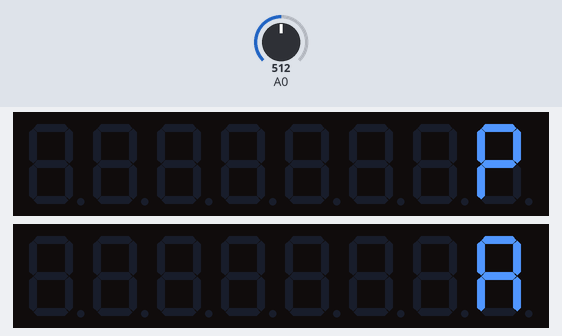
The sketch below on a simulated Arduino Uno, built with avr-gcc and run on an emulated ATmega328P. On the bench: 2 × 8-digit seven-segment display. Inputs (shaded band) come from the test bench; at power-on: A0 = 512. What the sketch prints to the serial monitor is not drawn.

Above: at 1.2 s.
1.3 s: A0 set to 0
4.3 s: A0 set to 18
7.3 s: A0 set to 0
Timing chart, 0 to 10.3 s (numbered marks = the images above; inputs shaded):
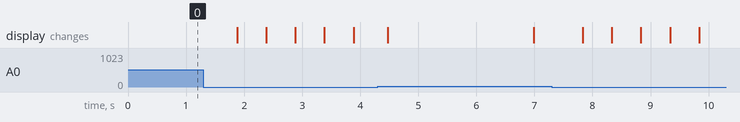

The sketch:

project1.ino
```cpp
#include "LedControl.h"

LedControl lc1 = LedControl(12,11,10,1);
LedControl lc2 = LedControl(9,7,8,1);
char num_vec[5] = {'a', 'p', ' ', '_', '-'};
float peso;
int teste, cont, total;

const int mapa_analog[4][4] = {
  {876,720,599,525},
  {441,398,358,330},
  {316,294,271,255},
  {240,227,213,203}
};

const char mapa_tecla[4][4] = {
  {'7','8','9','.'},
  {'4','5','6','x'},
  {'1','2','3','-'},
  {'C','0','=','+'}
};

void setDisplay2(){
  lc1.clearDisplay(0);
  lc1.setChar(0, 0, '0', false);
  lc1.setChar(0, 1, '1', false);
  lc1.setChar(0, 2, '2', false);
  lc1.setChar(0, 3, '3', false);
  lc1.setChar(0, 4, '4', false);
  lc1.setChar(0, 5, '5', false);
  lc1.setChar(0, 6, '6', false);
  lc1.setChar(0, 7, '7', false);
  //for (int i = 0; i < 5; i++)
  //  lc.setChar(0, i, num_vec[i], false);
}

void setAllShutdown(LedControl *lc){
  for(int index = 0; index < lc->getDeviceCount(); index++)
    lc->shutdown(index,false);
}

char ler_tecla(int sel_dig, int sel_max){
  int tecla = leitura_analogica(sel_dig, sel_max);
  int i, leitura_mediana[10];
  for(i = 0; i < 10; i++){
    tecla = leitura_analogica(sel_dig, sel_max);
    delay(2);
    leitura_mediana[i] = tecla;
  }
  delay(150);
  return decodifica((leitura_mediana[4] + leitura_mediana[5])/2);
}

int leitura_analogica(int sel_dig, int sel_max){
  int ler = 0;
  boolean pisca_bool = true;
  char pisca_char;
  unsigned long t1 = millis(), t2 = millis();
  while(1){

    t2 = millis();
    if(t2 - t1 > 500){
      t1 = millis();
      pisca_char = pisca_bool ? '_' : ' ';
      sel_max == 1 ? lc1.setChar(0, sel_dig, pisca_char, false) : lc2.setChar(0, sel_dig, pisca_char, false);
      pisca_bool = !pisca_bool;
    }
    ler = analogRead(A0);           // ler tensao analogica (ADC => 0 ... 1023)
    if (ler){                        // tensao > 0
      break;
    }
  }
  return ler;                       // retorna valor entre 0 ...1023
}

char decodifica(int analog){
  for(int i = 0 ; i < 4; i++)
    for(int j = 0; j < 4; j++)
      if((analog >= mapa_analog[i][j] - 5) && (analog <= mapa_analog[i][j] + 5))
        return mapa_tecla[i][j];
  return 'q';
}

void setup() {
  Serial.begin(9600);
  Serial.println("Ei mizera");
  setAllShutdown(&lc1);
  setAllShutdown(&lc2);
  lc1.setIntensity(0,8);
  lc1.clearDisplay(0);
  lc2.setIntensity(0,8);
  lc2.clearDisplay(0);
  analogReference(DEFAULT);

  //digitalWrite(A0, HIGH);  // set pullup on analog pin 0
  pinMode(A0, INPUT);
}

void loop() {
  //120 d4y5 0f 4n41
  int i, prev;
  char digito;
  boolean ponto = false;
  String numero;
  lc1.setChar(0, 0, 'P', false);
  lc1.setChar(0, 1, '=', false);
  lc2.setChar(0, 0, 'A', false);
  lc2.setChar(0, 1, '=', false);

  for(i = 2; i < 8; i++){
    digito = ler_tecla(i, 1);
    if(digito == 'C'){
      lc1.setChar(0, i, ' ', false);
      break;
    }
    else if(digito == '.' and ponto){
      i--;
    } else if (digito == 'x' or digito == '-' or digito == '+' or digito == '='){
      i--;
    }
    else if(digito == '.'){
      prev = lc1.getDigit(0, i - 1);
      lc1.setDigit(0, i - 1, prev, true);
      numero += digito;
      ponto = true;
      i--;
    } else {
      numero += digito;
      lc1.setChar(0, i, digito, false);
    }
  }


  for(i = 2; i < 8; i++){
    digito = ler_tecla(i, 2);
    numero += digito;
    lc2.setChar(0, i, digito, false);
  }
  delay(2000);
  lc1.clearDisplay(0);
  lc2.clearDisplay(0);
}
```
